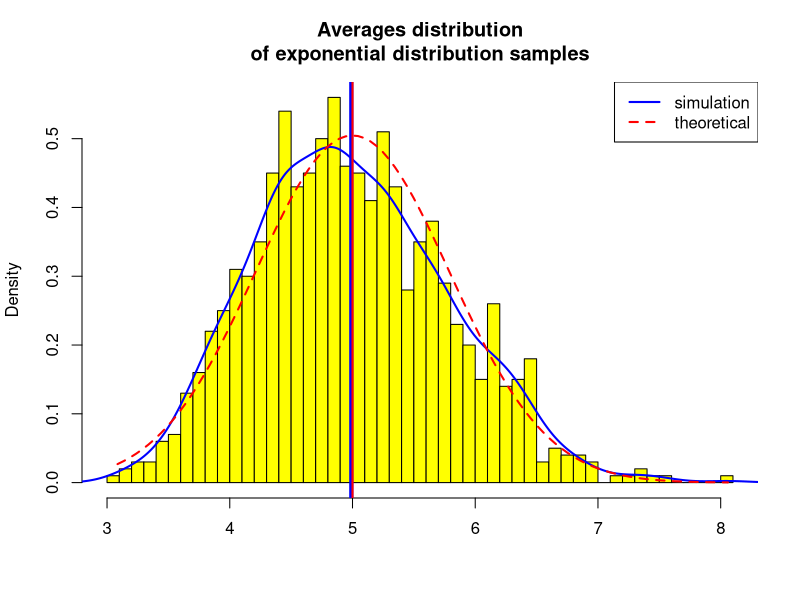
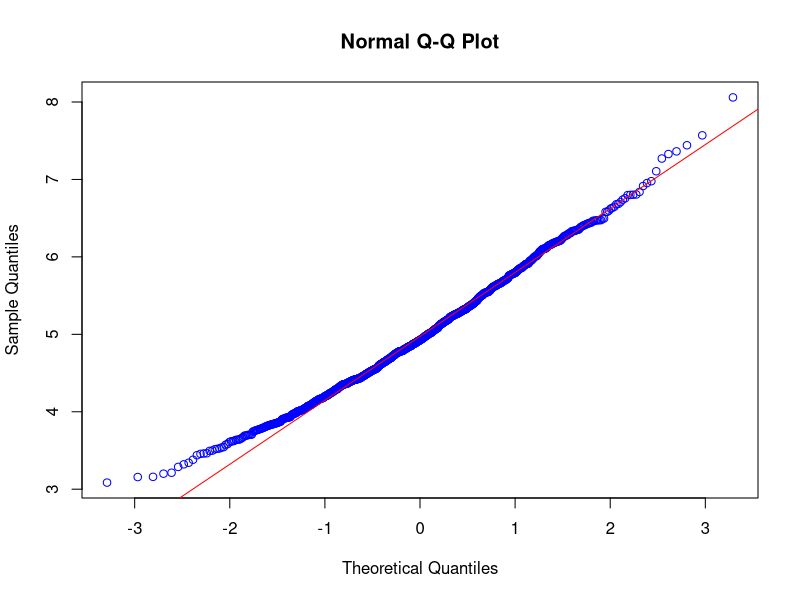

The R script that drew these images, in order:
# initialize globals
set.seed(1)
lambda <- 0.2
sample_size <- 40
simulations <- 1000

# do 1000 simulations
simulated_expos <- matrix(rexp(simulations * sample_size, rate = lambda), simulations, sample_size)
averages <- rowMeans(simulated_expos)

# calculate mean of distribution of averages of 40 exponentials
mean(averages)

# calculate theoretical mean of distribution
1 / lambda

##  Show where the distribution is centered at and compare it to the theoretical center of the distribution.

# draw a histogram of averages
hist(averages, breaks=50, prob=TRUE, col = "yellow", 
     main="Averages distribution\nof exponential distribution samples",
     xlab="")
# density of the averages
lines(density(averages), col = "blue", lwd = 2)
# mean of averages of distribution
abline(v=mean(averages), col="blue", lwd = 4)
# theoretical center of distribution
abline(v=1/lambda, col="red", lwd = 2)
# theoretical density of the averages of samples
xfit <- seq(min(averages), max(averages), length=100)
yfit <- dnorm(xfit, mean=1/lambda, sd=(1/lambda/sqrt(sample_size)))
lines(xfit, yfit, pch=22, col="red", lty=2, lwd = 2)
# add legend
legend("topright", c("simulation", "theoretical"), 
       lty=c(1,2), lwd = c(2, 2), col=c("blue", "red"))

## Show how variable it is and compare it to the theoretical variance of the distribution.

# calculate standard deviation of distribution of averages of 40 exponentials
var(averages)

# calculate theoretical standard deviation of distribution
(1 / lambda) ^ 2 / sample_size

## Show that the distribution is approximately normal.

# compare the computed distribution density and the normal density 
qqnorm(averages, col = "blue"); qqline(averages, col = "red")
